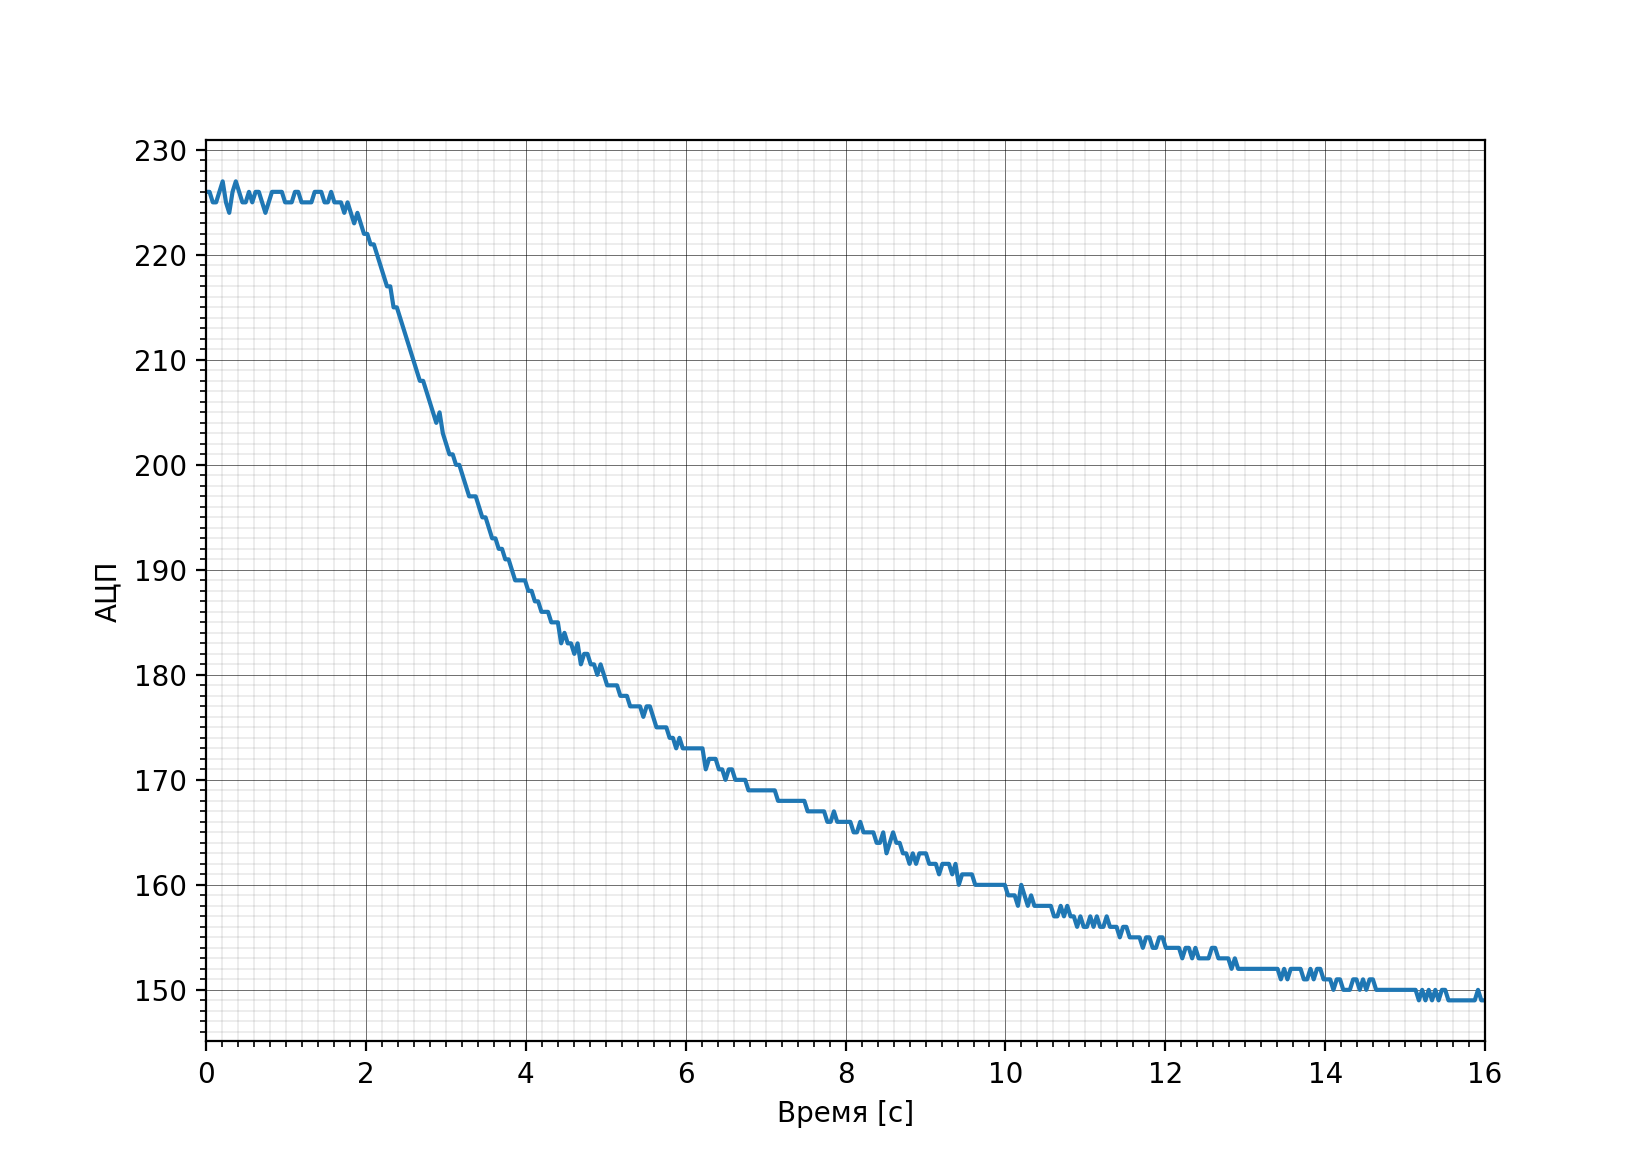

This chart was generated by the following Python code:
import numpy as np
import matplotlib.pyplot as plt
import matplotlib.ticker as ticker
k = []
l = 1.39
with open(r"C:\Users\marat\Desktop\wave\exp40.txt", 'r') as f:
    for line in f:
        k.append(float(line))
dac = np.array(k[0:len(k)-1])
t = np.linspace(0, k[-1], len(dac))
b = (np.min(dac) + np.max(dac))/2
y = 2*b - dac
fig, ax = plt.subplots(figsize=(8.25, 5.85), dpi=200)
ax.xaxis.set_minor_locator(ticker.AutoMinorLocator(10))
ax.yaxis.set_minor_locator(ticker.AutoMinorLocator(10))
plt.tick_params(which='major', direction='out')
plt.tick_params(which='minor', direction='out')
plt.grid(which="major", color='black', linewidth=0.2)
plt.grid(which="minor", color='grey', linewidth=0.1)
plt.xlabel('Время [c]')
plt.ylabel('АЦП')
plt.xlim(0, 16)
plt.plot(t, y)
fig.savefig(r"C:\Users\marat\Desktop\wave\exp40.png")
plt.show()